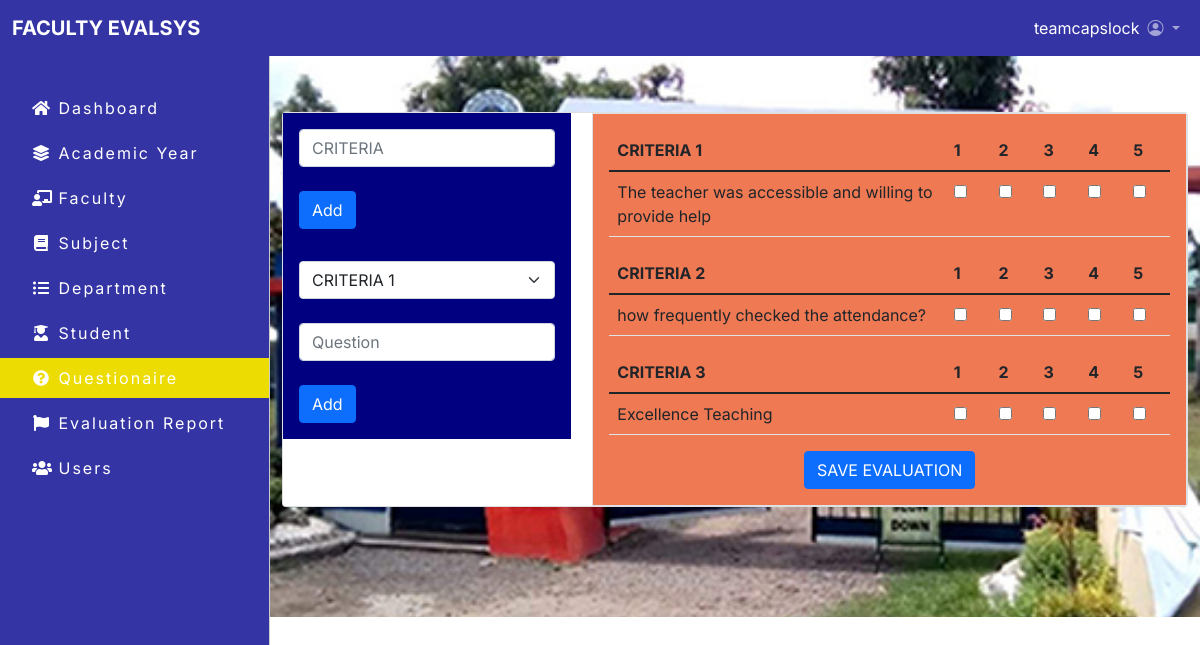
Screenshot of /question-list.php (signed in) with the database file from the repository.
### tables this page shows
CREATE TABLE `criteria` (
  `id` int(30) NOT NULL,
  `criteria` varchar(30) NOT NULL
);

CREATE TABLE `questions` (
  `id` int(30) NOT NULL,
  `criteria_id` int(30) NOT NULL,
  `question` varchar(255) NOT NULL
);

### question-list.php (the view, shortened to what this page needs)
<!DOCTYPE html>
<html lang="en">
<?php
include'includes/header.php'; ?>
<body>
    <?php include'includes/admin-navbar.php'; ?>
    <main class="mt-5 pt-3" style="background-image: url(img/bcc_cover.jpg); background-repeat: no-repeat; background-size: cover; height: 569px;">
        <div class="container-fluid">
            <div class="card my-5">
                <div class="row">
                    <div class="col-lg-4 col-md-5 col-md-7">
                        <div class="card-body" style="background-color: #000080; width: 18rem;">
                        <form action="add-criteria.php" method="post">
                            <input type="text" class="form-control text-uppercase" placeholder="Criteria" name="criteria"><br>
                            <button type="submit" class="btn btn-primary">Add</button>
                        </form>
                        </div>
                        <div class="card-body" style="background-color: #000080; width: 18rem;">
                        <form action="add-question.php" method="post">
                                <select class="form-select" name="criteriaid" id="">
                                <?php include_once'koneksyon.php';
                                    $view = "SELECT * FROM criteria";
                                    $res = mysqli_query($koneksyon, $view);
                                    while($row = mysqli_fetch_array($res)){
                                ?>
                                    <option value="<?php echo $row['id']; ?>"> <?php echo $row['criteria']; ?> </option>
                                    <?php } ?>
                                </select><br>
                                    <input type="text" class="form-control" placeholder="Question" name="question"><br>
                                    <button type="submit" class="btn btn-primary">Add</button>
                            </form>
                        </div>
                    </div>
                    <div class="col-lg-8 col-md-5 col-md-12">
                        <div class="card-body border" style="background-color: #ef7953;">
            <?php
                                    $qryview = "SELECT * FROM criteria";
                                    $result = mysqli_query($koneksyon, $qryview);
                                        while($row = mysqli_fetch_array($result)) {
                                    ?>
                                    <table class="table">
                                        <thead>
                                            <tr>
                                                <th class="text-uppercase" scope="col"><?php echo $row['criteria']; ?></th>
                                                <th>1</th>
                                                <th>2</th>
                                                <th>3</th>
                                                <th>4</th>
                                                <th>5</th>
                                            </tr>
                                        </thead>
                                        <tbody>
                                        <?php
                                            $tanong = "SELECT * FROM questions where criteria_id = {$row['id']}";
                                            $resulta = mysqli_query($koneksyon, $tanong);
                                            while($row1 = mysqli_fetch_array($resulta)){
                                                ?>
                                                <tr>
                                                    <td><?php echo $row1['question']; ?></td>
                                                    <?php for($c=1;$c<=5;$c++): ?>
                                                        <td style="width: 8%;">
                                                                <input type="checkbox" <?php echo $c == 5 ? : '' ?> value="<?php echo $c ?>">
                                                        </td>
                                                    <?php endfor; ?>
                                                </tr>
                                                <?php } ?>
                                        </tbody>
                                    </table>
                                    <?php } ?>
                                    <div class="container-sm text-center">
                                        <div class="row m-auto">
                                            <form action="add-evaluation.php" method="post">
                                                <button type="button" class="btn btn-primary" data-bs-toggle="modal" data-bs-target="#staticBackdrop">
                SAVE EVALUATION
                </button>
                                            </form>
                                        </div>
                                    </div>
                                </div>
                        </div>
                    </div>
                </div>
        </div>
    </main>
</body>
</html>

### css/fnavi.css (style rules this page uses)
body, button { font-family:"Inter", sans-serif; }
:root { --offcanvas-width: 270px; --topnavbarheight: 56px; }
@media (min-width: 992px) { body { overflow: auto !important; } }
@media (min-width: 992px) { main { margin-left: var(--offcanvas-width); } }

### rows the page displays
criteria: criteria "CRITERIA 1"
questions: question "The teacher was accessible and willing to provide help"
criteria: criteria "CRITERIA 2"
questions: question "how frequently checked the attendance?"
criteria: criteria "CRITERIA 3"
questions: question "Excellence Teaching"

### other values shown
$_SESSION['username'] "teamcapslock"
$item['label'] "Dashboard"
$item['label'] "Academic Year"
$item['label'] "Faculty"
$item['label'] "Subject"
$item['label'] "Department"
$item['label'] "Student"
$item['label'] "Questionaire"
$item['label'] "Evaluation Report"
$item['label'] "Users"
form field criteriaid "CRITERIA 1"
